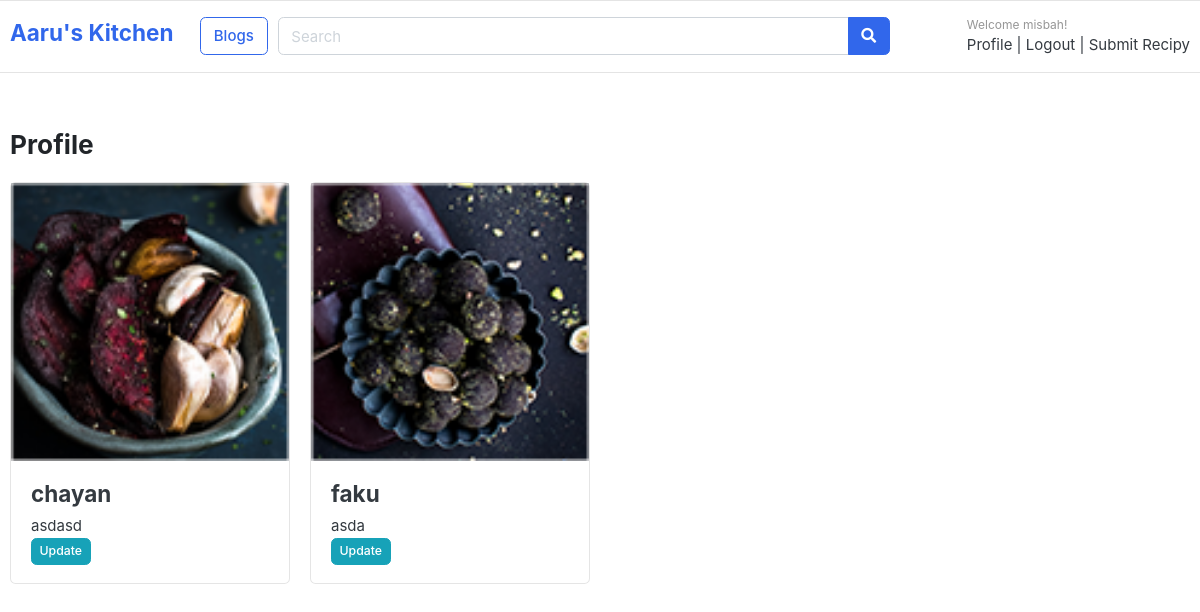
Before: /recipy/recipy_profile/ (signed in) with the older database file.
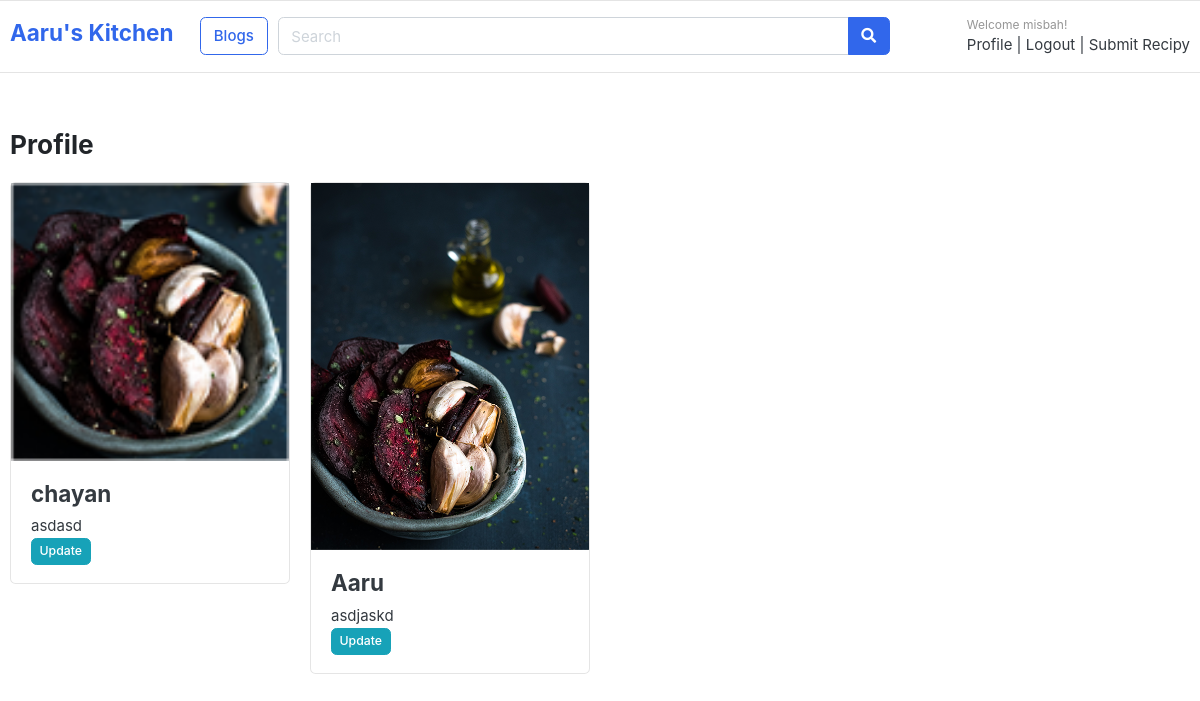
After: the same page with the newer database file.
### recipies/models.py (models this page shows, shortened)
class recipyModel(models.Model):
    user=models.ForeignKey(User, on_delete=models.CASCADE,null=True)
    title=models.CharField(max_length=100)
    slug=models.SlugField(max_length=100)
    ingredients=models.TextField()
    instructions=models.TextField()
    image=models.ImageField(upload_to='recipy/',blank=True)
    category=models.CharField(max_length=50,choices=meals)

### recipies/views.py (the view)
# urls.py: path('recipy_profile/',views.recipy_profile,name="recipy"),
def recipy_profile(request):
    obj=recipyModel.objects.filter(user=request.user)
    return render(request,'profile.html',{'items':obj})

### recipies/templates/profile.html
{% extends 'base.html' %}
{% load static %}
{% block body %}
<section class="section-intro padding-y-sm">
	<section class="section-name padding-y-sm">
	<div class="container">
	<header class="section-heading">
		<h3 class="section-title">Profile</h3>
	</header>
	<div class="row">
		{% for item in items %}
		<div class="col-md-3">
			<div class="card card-product-grid">
				<img src="{{item.image.url}}">
				<figcaption class="info-wrap">
                    <h4>{{item.title}}</h4>
					<p>{{item.instructions}}</p>
                    <a href="{% url 'updatepage' pk=item.id %}"><button class="btn btn-info btn-sm">Update</button></a>
				</figcaption>
			</div>
		</div>
		{% endfor %}
	</div>
	</div>
	</section>
{% endblock body %}

Changed rows visible on the page:
removed recipyModel: image (picture), title "faku", instructions "asda"
added recipyModel: image (picture), title "Aaru", instructions "asdjaskd"
